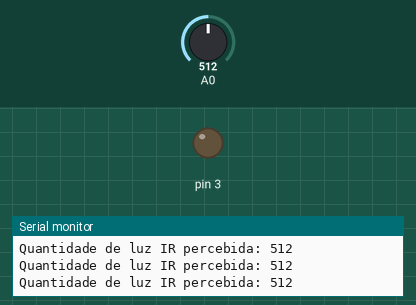
This sketch was run on a simulated Arduino Uno, built with avr-gcc and run on an emulated ATmega328P. Parts: output pins drawn as LEDs (lit = HIGH), the last lines printed to the serial monitor. The inputs (shaded band) are chosen by the test bench; at power-on: A0 = 512.

Above: at 1.8 s.
1.9 s: A0 set to 881
3.4 s: A0 set to 910
At 4.7 s:
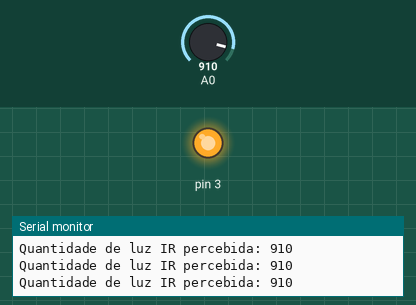
5.0 s: A0 set to 890
At 6.0 s:
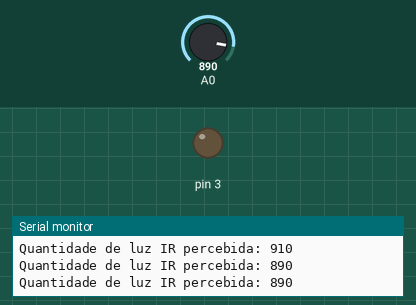
6.5 s: A0 set to 900
At 7.2 s:
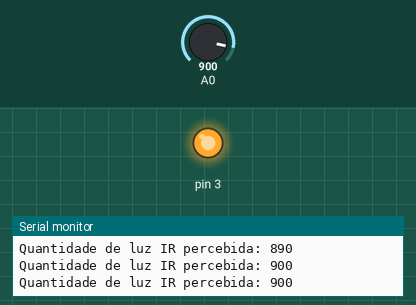
Timing chart, 0 to 9.0 s (numbered marks = the images above; inputs shaded):
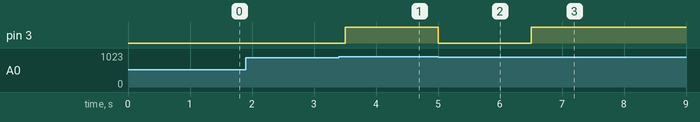

Measured:
- the behaviour switches between 899 and 900 on A0 (found by bisection; images 0 and 1)
- after the input at 3.4 s, pin 3: LOW → HIGH after 0.10 s
- after the input at 5.0 s, pin 3: HIGH → LOW at once
- after the input at 6.5 s, pin 3: LOW → HIGH at once

The sketch:

sensor_ptico_reflexivo1.ino
```cpp
void setup(){
  pinMode(A0, INPUT);
  pinMode(3, OUTPUT);
  digitalWrite(3, LOW);
  Serial.begin(9600);
}

void loop(){
  delay(500);
  int valorLido = analogRead(A0);
  Serial.println("Quantidade de luz IR percebida: " + (String)valorLido);

  if(valorLido >= 900 && valorLido <= 1000){
    digitalWrite(3, HIGH);
  }else{
    digitalWrite(3, LOW);
  }
}
```
